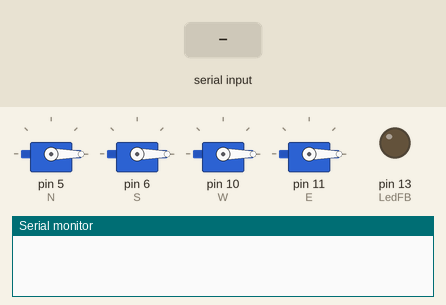
A sketch run on a simulated Arduino Uno, built with avr-gcc and run on an emulated ATmega328P. Shown: 4 × servo, output pins drawn as LEDs (lit = HIGH), the last lines printed to the serial monitor. The inputs (shaded band) are chosen by the test bench.

Above: at 1.2 s.
1.3 s: "90,45\n" received over Serial
At 1.7 s:
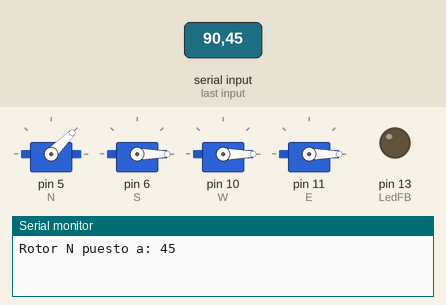
2.8 s: "30,150\n" received over Serial
At 4.0 s:
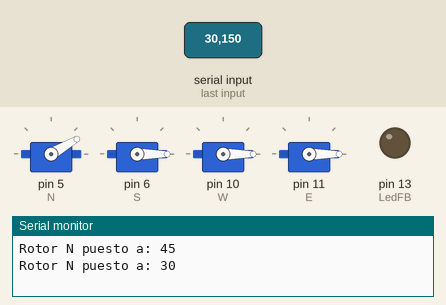
4.3 s: "1,90\n" received over Serial
At 5.1 s:
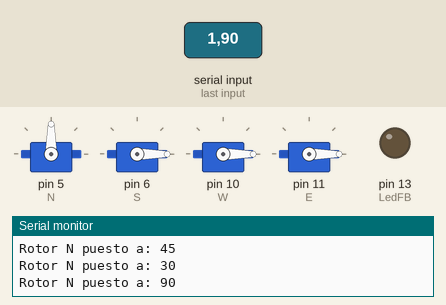
Timing chart, 0 to 7.3 s (numbered marks = the images above; inputs shaded):
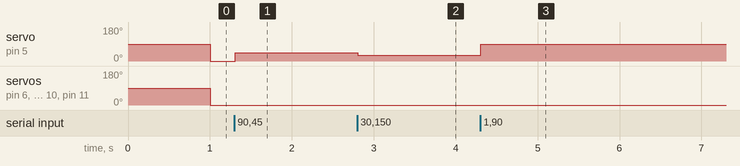

The sketch:

ArduinoReceptor.ino
```cpp
#include <SoftwareSerial.h> //Software Serial Port
#include <Servo.h>

#define RxD 3 // This is the pin that the Bluetooth (BT_TX) will transmit to the Arduino (RxD)
#define TxD 2 // This is the pin that the Bluetooth (BT_RX) will receive from the Arduino (TxD)

#define DEBUG false

//SoftwareSerial xbee(RxD,TxD);

// Los rotores

Servo N, S, W, E;
char* rotor[]={"N","S","W","E"};

  int Nspeed;
  int Sspeed;
  int Wspeed;
  int Espeed;

  long int BTin;

// El LED de Feedback

int LedFB = 13;

char mensaje;
char recieved;

 void setup()

{

 Serial.begin(9600); // Allow Serial communication via USB cable to computer (if required)
 //xbee.begin(9600);
 pinMode(LedFB ,OUTPUT); // El LED de FeedBack

   //Rotores

   N.attach(5);
   S.attach(6);
   W.attach(10);
   E.attach(11);

 }

 void loop()

 {

      BTin = Serial.parseInt();

       if (BTin > 0 && BTin <= 180) // Rotor N (0 - 180)
     {
        Nspeed = BTin;
        N.write(Nspeed);
        Serial.print("Rotor N puesto a: "), Serial.println(Nspeed);
     }

       if (BTin >= 200 && BTin <= 380) // Rotor S (200 - 380)
     {
        Sspeed = BTin - 200;
        N.write(Sspeed);
        Serial.print("Rotor S puesto a: "), Serial.println(Sspeed);
     }

       if (BTin >= 400 && BTin <= 580) // Rotor W (400 - 580)
     {
        Wspeed = BTin - 400;
        N.write(Wspeed);
        Serial.print("Rotor W puesto a: "), Serial.println(Wspeed);
     }

       if (BTin >= 600 && BTin <= 780) // Rotor E (600 - 780)
     {
        Espeed = BTin - 600;
        N.write(Espeed);
        Serial.print("Rotor E puesto a: "), Serial.println(Espeed);
     }
     //Si señal
   //Configura la velocidad de los rotores

   N.write(Nspeed);
   S.write(Sspeed);
   W.write(Wspeed);
   E.write(Espeed);

   int red = Serial.parseInt();
 }


void serialEvent()
{}

void parp()

{
 digitalWrite(LedFB, HIGH);
 delay(1000);
 digitalWrite(LedFB, LOW);
}
```

Measured:
- after the input at 1.3 s, servo on pin 5 (N): 0° → 45° at once
- after the input at 2.8 s, servo on pin 5 (N): 45° → 30° at once
- after the input at 4.3 s, servo on pin 5 (N): 30° → 90° at once
